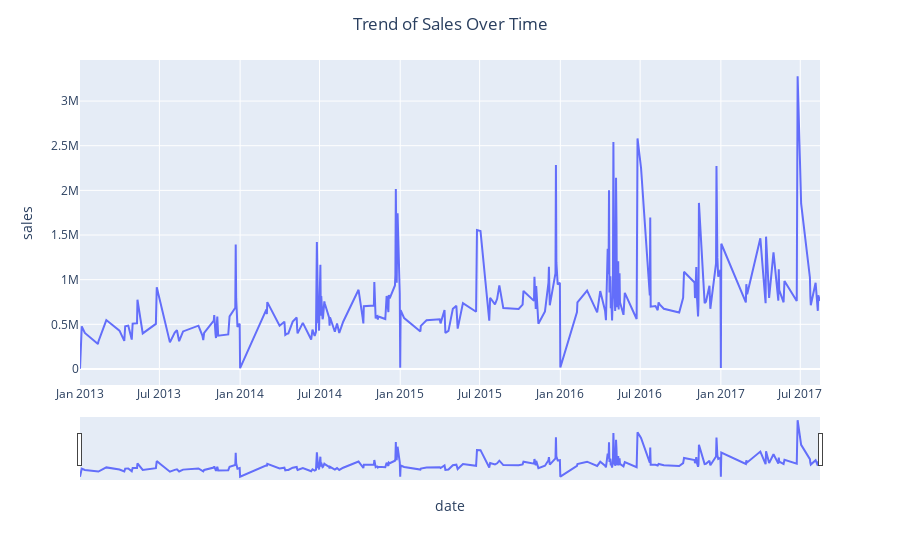

The code cell stored with this chart in its notebook:
### Code cell
# Group the data by date and calculate the total sales
daily_sales = merged_df.groupby('date')['sales'].sum().reset_index()

# Create a time series plot with slider
fig = px.line(daily_sales, x='date', y='sales')
fig.update_xaxes(rangeslider_visible=True)
fig.update_layout(title='Trend of Sales Over Time', title_x=0.5)
fig.show()

### Figure 1 — Plotly figure (JSON) as saved in the notebook; plotly's stock layout.template omitted (floating-point values rounded to 4 significant figures; data arrays with more than 128 entries replaced by an {"elided": "..."} marker saying what was removed)
{"data": [{"hovertemplate": "date=%{x}<br>sales=%{y}<extra></extra>", "legendgroup": "", "line": {"color": "#636efa", "dash": "solid"}, "marker": {"symbol": "circle"}, "mode": "lines", "name": "", "orientation": "v", "showlegend": false, "type": "scatter", "x": {"elided": "252 str values"}, "xaxis": "x", "y": {"elided": "252 float values"}, "yaxis": "y"}], "layout": {"legend": {"tracegroupgap": 0}, "margin": {"t": 60}, "title": {"text": "Trend of Sales Over Time", "x": 0.5}, "xaxis": {"anchor": "y", "domain": [0, 1], "rangeslider": {"visible": true}, "title": {"text": "date"}}, "yaxis": {"anchor": "x", "domain": [0, 1], "title": {"text": "sales"}}}}
